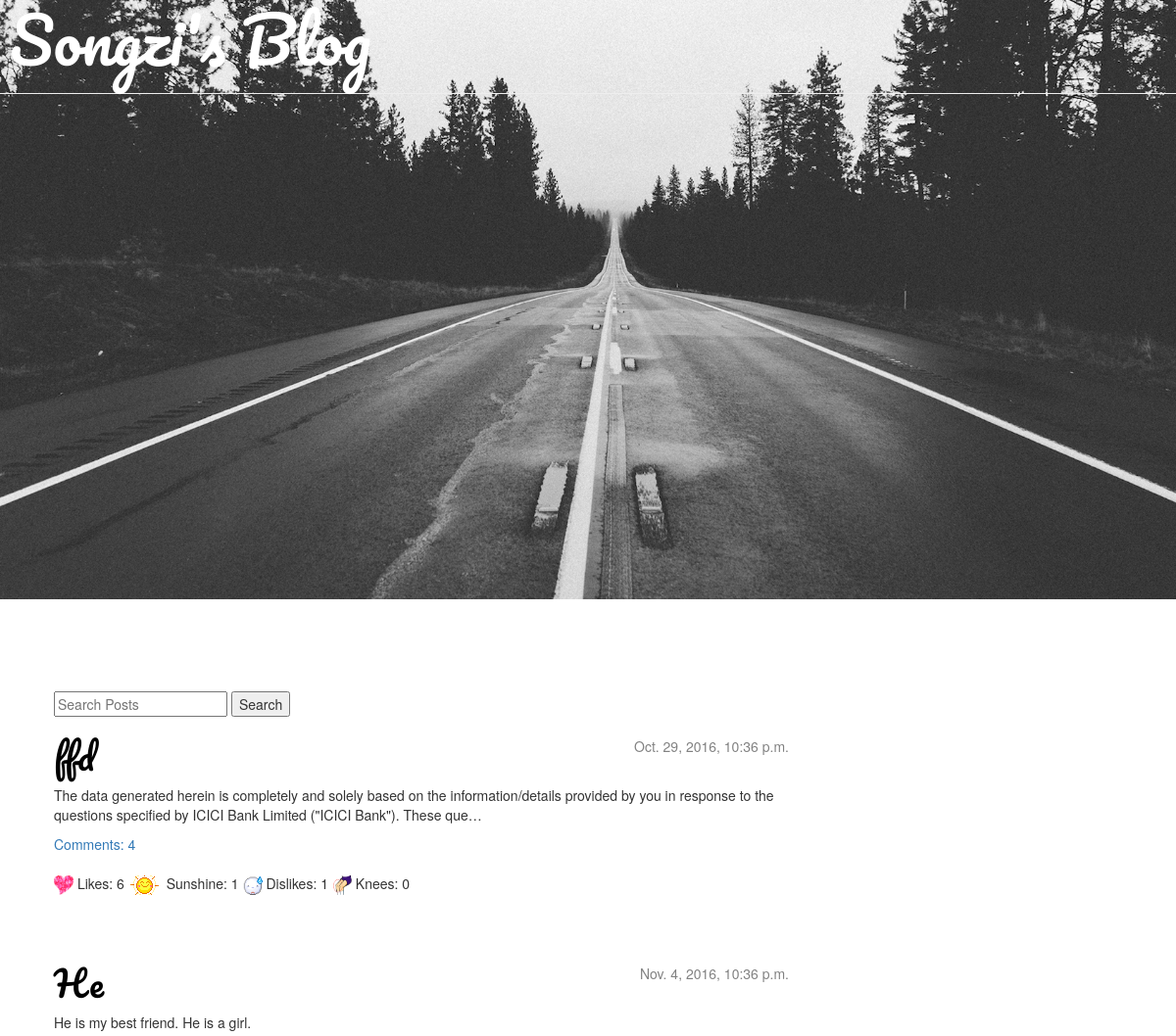
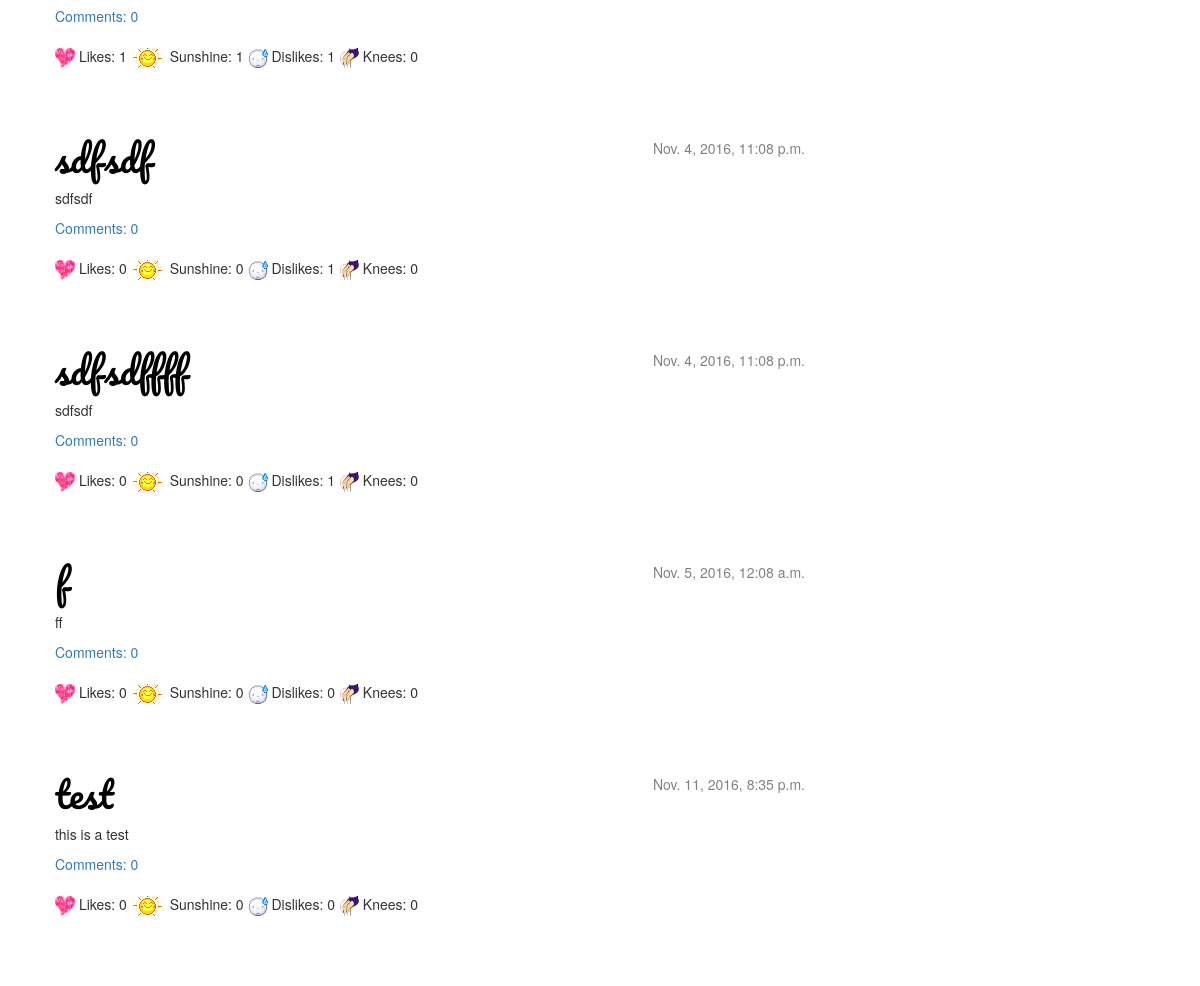
Page /homepage/blog/ on the committed database (2 pictures, top to bottom).
### blog/models.py (models this page shows, shortened)
class Post(models.Model):
    author = models.ForeignKey('auth.User')
    title = models.CharField(max_length = 200)
    text = models.TextField()
    created_date = models.DateTimeField(default = timezone.now)
    published_date = models.DateTimeField(blank = True, null = True)
    likes = models.IntegerField(default = 0)
    eggs = models.IntegerField(default=0)
    flowers = models.IntegerField(default=0)
    knees = models.IntegerField(default=0)

### blog/views.py (the view)
def post_list(request):
    posts = Post.objects.filter(published_date__lte=timezone.now()).order_by('published_date')
    query = request.GET.get("q")
    if query:
        posts = Post.objects.filter(Q(title__icontains=query) | Q(text__icontains=query)).distinct()
    return render(request, 'blog/post_list.html', {'posts': posts})

### blog/templates/blog/post_list.html
{% extends 'blog/base.html' %}
{% block content %}
{% load staticfiles %}
    <div class="search">
        <form method="GET" action = ''>
            <input type='text' name="q" placeholder="Search Posts" value="{{ request.GET.q }}" />
            <input type='submit' value='Search' />
        </form>
    </div>
    {% for post in posts %}
        <div class="post">
            <div class="date">
                {{ post.published_date }}
            </div>
            <h1><a href="{% url 'post_detail' pk=post.pk %}">{{ post.title }}</a></h1>
            <p>{{ post.text|linebreaks|truncatechars:200}}</p>
            <a href="{% url 'post_detail' pk=post.pk %}">Comments: {{ post.comments.count }}</a>
            <div class="gifts">
                <br>
                <img src={% static 'images/heart.gif' %} width="20" height="20" />
                <p > Likes: {{ post.likes }}</p>
                <img src={% static 'images/sun.gif' %} width="35" height="20" />
                <p > Sunshine: {{ post.eggs }}</p>
                <img src={% static 'images/cry.gif' %} width="20" height="20" />
                <p > Dislikes: {{ post.flowers }}</p>
                <img src={% static 'images/knee.png' %} width="20" height="20" />
                <p > Knees: {{ post.knees }}</p>
            </div>
        </div>
    {% endfor %}
{% endblock content %}

### blog/templates/blog/base.html (shortened to what this page needs)
    {% load staticfiles %}
    <html>
        <head>
            <link rel="stylesheet" href="//maxcdn.bootstrapcdn.com/bootstrap/3.2.0/css/bootstrap.min.css">
            <link rel="stylesheet" href="//maxcdn.bootstrapcdn.com/bootstrap/3.2.0/css/bootstrap-theme.min.css">
            <link rel="stylesheet" href="{% static 'css/blog.css' %}">
        </head>
        <body>
            <div class="page-header">
                <h1><a href="{% url 'post_list' %}">Songzi's Blog</a></h1>
            </div>
            <div class="my-word">
             <h1>Keep Looking</h1>
                <h1>Don't Settle</h1>
            </div>
            <div class="content container">
                <div class="row">
                    <div class="col-md-8">
                        {% block content %}
                        {% endblock %}
                    </div>
                </div>
            </div>
        </body>
    </html>

### blog/static/css/blog.css (style rules this page uses)
body { background:url('../images/endless.jpg'); background-size:100%; background-repeat:no-repeat; background-attachment：fixed; }
.my-word { position:absolute; left:28%; top:30%; }
.my-word h1 { font-size:78pt; color: #FFFFFF; }
.page-header { margin-top: -5px; padding: 10px 10px 10px 10px; }
.page-header h1, .page-header h1 a, .page-header h1 a:visited, .page-header h1 a:active { margin-top: 0; color: #FFFFFF; font-size: 48pt; text-decoration: none; }
.content { margin-top: 610px; margin-left: 40px; }
h1, h2, h3, h4 { font-family: 'Pacifico', cursive; }
.date { float: right; color: #828282; }
.post { margin-bottom: 70px; }
.post h1 a, .post h1 a:visited { color: #000000; }
.gifts p { display:inline; }

### rows in the picture
Post: published_date "Oct. 29, 2016, 10:36 p.m.", title "ffd", text "The data generated herein is completely and solely based on the information/details provided by you in response to the questions specified by ICICI Bank Limited (\"ICICI Bank\"). These que…", comments.count "4", likes "6", eggs "1", flowers "1", knees "0"
Post: published_date "Nov. 4, 2016, 10:36 p.m.", title "He", text "He is my best friend. He is a girl.", comments.count "0", likes "1", eggs "1", flowers "1", knees "0"
Post: published_date "Nov. 4, 2016, 11:08 p.m.", title "sdfsdf", text "sdfsdf", comments.count "0", likes "0", eggs "0", flowers "1", knees "0"
Post: published_date "Nov. 4, 2016, 11:08 p.m.", title "sdfsdffff", text "sdfsdf", comments.count "0", likes "0", eggs "0", flowers "1", knees "0"
Post: published_date "Nov. 5, 2016, 12:08 a.m.", title "f", text "ff", comments.count "0", likes "0", eggs "0", flowers "0", knees "0"
Post: published_date "Nov. 11, 2016, 8:35 p.m.", title "test", text "this is a test", comments.count "0", likes "0", eggs "0", flowers "0", knees "0"
